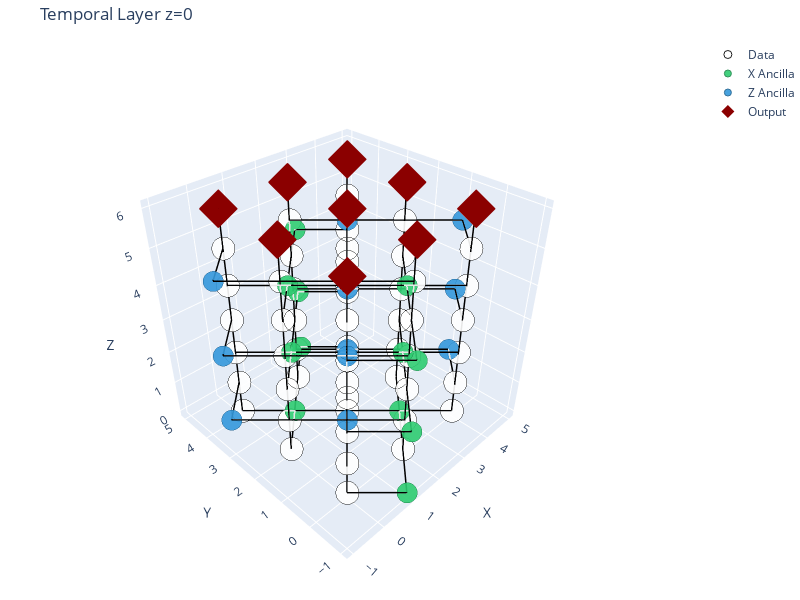

Source (notebook cell):
### Code cell
# Plotly interactive visualization (colors/hover like visualize_initialize2)
from lspattern.visualizers.plotly_temporallayer import visualize_temporal_layer_plotly

fig = visualize_temporal_layer_plotly(
    layer, node_roles=getattr(blk, "node2role", None), show_edges=True
)
fig.show()

### Figure 1 — Plotly figure (JSON) as saved in the notebook; plotly's stock layout.template omitted (floating-point values rounded to 4 significant figures; data arrays with more than 128 entries replaced by an {"elided": "..."} marker saying what was removed)
{"data": [{"hovertemplate": "<b>%{text}</b><br>x: %{x}<br>y: %{y}<br>z: %{z}<extra></extra>", "marker": {"color": "white", "line": {"color": "black", "width": 1}, "opacity": 0.9, "size": 8}, "mode": "markers", "name": "Data", "text": ["Node 0: data", "Node 1: data", "Node 2: data", "Node 3: data", "Node 4: data", "Node 5: data", "Node 6: data", "Node 7: data", "Node 8: data", "Node 13: data", "Node 14: data", "Node 15: data", "Node 16: data", "Node 17: data", "Node 18: data", "Node 19: data", "Node 20: data", "Node 21: data", "Node 26: data", "Node 27: data", "Node 28: data", "Node 29: data", "Node 30: data", "Node 31: data", "Node 32: data", "Node 33: data", "Node 34: data", "Node 39: data", "Node 40: data", "Node 41: data", "Node 42: data", "Node 43: data", "Node 44: data", "Node 45: data", "Node 46: data", "Node 47: data", "Node 52: data", "Node 53: data", "Node 54: data", "Node 55: data", "Node 56: data", "Node 57: data", "Node 58: data", "Node 59: data", "Node 60: data", "Node 65: data", "Node 66: data", "Node 67: data", "Node 68: data", "Node 69: data", "Node 70: data", "Node 71: data", "Node 72: data", "Node 73: data", "Node 78: data", "Node 79: data", "Node 80: data", "Node 81: data", "Node 82: data", "Node 83: data", "Node 84: data", "Node 85: data", "Node 86: data"], "type": "scatter3d", "x": [0, 2, 4, 0, 2, 4, 0, 2, 4, 0, 2, 4, 0, 2, 4, 0, 2, 4, 0, 2, 4, 0, 2, 4, 0, 2, 4, 0, 2, 4, 0, 2, 4, 0, 2, 4, 0, 2, 4, 0, 2, 4, 0, 2, 4, 0, 2, 4, 0, 2, 4, 0, 2, 4, 0, 2, 4, 0, 2, 4, 0, 2, 4], "y": [0, 0, 0, 2, 2, 2, 4, 4, 4, 0, 0, 0, 2, 2, 2, 4, 4, 4, 0, 0, 0, 2, 2, 2, 4, 4, 4, 0, 0, 0, 2, 2, 2, 4, 4, 4, 0, 0, 0, 2, 2, 2, 4, 4, 4, 0, 0, 0, 2, 2, 2, 4, 4, 4, 0, 0, 0, 2, 2, 2, 4, 4, 4], "z": [0, 0, 0, 0, 0, 0, 0, 0, 0, 1, 1, 1, 1, 1, 1, 1, 1, 1, 2, 2, 2, 2, 2, 2, 2, 2, 2, 3, 3, 3, 3, 3, 3, 3, 3, 3, 4, 4, 4, 4, 4, 4, 4, 4, 4, 5, 5, 5, 5, 5, 5, 5, 5, 5, 6, 6, 6, 6, 6, 6, 6, 6, 6]}, {"hovertemplate": "<b>%{text}</b><br>x: %{x}<br>y: %{y}<br>z: %{z}<extra></extra>", "marker": {"color": "#2ecc71", "line": {"color": "#1e8449", "width": 1}, "opacity": 0.9, "size": 7}, "mode": "markers", "name": "X Ancilla", "text": ["Node 9: ancilla_x", "Node 10: ancilla_x", "Node 11: ancilla_x", "Node 12: ancilla_x", "Node 35: ancilla_x", "Node 36: ancilla_x", "Node 37: ancilla_x", "Node 38: ancilla_x", "Node 61: ancilla_x", "Node 62: ancilla_x", "Node 63: ancilla_x", "Node 64: ancilla_x"], "type": "scatter3d", "x": [1, 3, 1, 3, 1, 3, 1, 3, 1, 3, 1, 3], "y": [-1, 1, 3, 5, -1, 1, 3, 5, -1, 1, 3, 5], "z": [0, 0, 0, 0, 2, 2, 2, 2, 4, 4, 4, 4]}, {"hovertemplate": "<b>%{text}</b><br>x: %{x}<br>y: %{y}<br>z: %{z}<extra></extra>", "marker": {"color": "#3498db", "line": {"color": "#1f618d", "width": 1}, "opacity": 0.9, "size": 7}, "mode": "markers", "name": "Z Ancilla", "text": ["Node 22: ancilla_z", "Node 23: ancilla_z", "Node 24: ancilla_z", "Node 25: ancilla_z", "Node 48: ancilla_z", "Node 49: ancilla_z", "Node 50: ancilla_z", "Node 51: ancilla_z", "Node 74: ancilla_z", "Node 75: ancilla_z", "Node 76: ancilla_z", "Node 77: ancilla_z"], "type": "scatter3d", "x": [1, 5, -1, 3, 1, 5, -1, 3, 1, 5, -1, 3], "y": [1, 1, 3, 3, 1, 1, 3, 3, 1, 1, 3, 3], "z": [1, 1, 1, 1, 3, 3, 3, 3, 5, 5, 5, 5]}, {"hoverinfo": "none", "line": {"color": "black", "width": 3}, "mode": "lines", "name": "Edges", "showlegend": false, "type": "scatter3d", "x": {"elided": "378 int values"}, "y": {"elided": "378 int values"}, "z": {"elided": "378 int values"}}, {"hovertemplate": "<b>%{text}</b><br>x: %{x}<br>y: %{y}<br>z: %{z}<extra></extra>", "marker": {"color": "darkred", "size": 10, "symbol": "diamond"}, "mode": "markers", "name": "Output", "text": ["Output node 78", "Output node 79", "Output node 80", "Output node 81", "Output node 82", "Output node 83", "Output node 84", "Output node 85", "Output node 86"], "type": "scatter3d", "x": [0, 2, 4, 0, 2, 4, 0, 2, 4], "y": [0, 0, 0, 2, 2, 2, 4, 4, 4], "z": [6, 6, 6, 6, 6, 6, 6, 6, 6]}], "layout": {"height": 600, "margin": {"b": 0, "l": 0, "r": 0, "t": 40}, "scene": {"aspectmode": "cube", "camera": {"eye": {"x": 1.5, "y": 1.5, "z": 1.5}}, "xaxis": {"autorange": "reversed", "title": {"text": "X"}}, "yaxis": {"autorange": "reversed", "title": {"text": "Y"}}, "zaxis": {"title": {"text": "Z"}}}, "title": {"text": "Temporal Layer z=0"}, "width": 800}}
